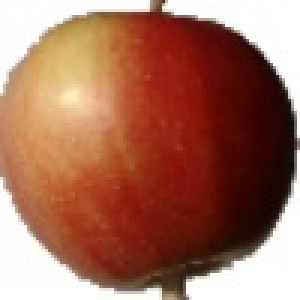
#> input picture dataset/train/apple_108.jpg, 100 x 100 px (shown 3 times larger); its folder holds 4 pictures in this run
$ python dataUtils_3rd.py
#> lines starting #> are read from the running program, lines starting #| are printed output that depends on the picture
'''
이번 과제는 사과와 바나나를 구별하는 네트워크를 만드는 것입니다.
데이터셋은 training 1024장, validation 188장으로 구성되어 있습니다.
training set은 사과 512장, 바나나 512장 으로 이루어져 있습니다.
'''
import PIL.Image as Image
import matplotlib.pyplot as plt
import numpy as np
import glob
import os.path as osp

class Dataloader():
    '''
    Dataloader는 학습할 이미지의 경로를 받아 학습할 이미지와 정답을 출력합니다.
    minibatch: 학습할 데이터를 mini batch로 묶어 출력합니다.
    data augmentation을 추가하고 싶은 학생은 자유롭게 추가하여 학습해도 됩니다.
    '''
    def __init__(self, imagePath, minibatch=None, shuffle=False):

        self.imgList = glob.glob(imagePath+'/*')
        self.targets = [1 if osp.basename(path)[0]=='a' else 0 for path in self.imgList]

        if minibatch is None:
            self.step = len(self.imgList)
        else:
            self.step = minibatch
        self.size = self.len()

    def len(self):
        return len(self.imgList)

    def getImage(self, idx):
#> called with idx = 1
        try:
            img = Image.open(self.imgList[idx])
#> img is the input picture: PIL image 100x100 RGB; mean R, G, B 164.5, 111.2, 91.8
        except:
            print("Undable to find correspoding input image.")

        ## DATA transform
        # add more data augmentation if you need
        img = img.resize((50,50))
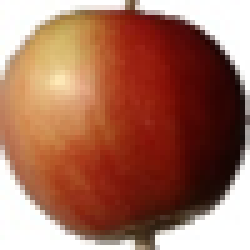
#> img: PIL image 50x50 RGB (shown 5 times larger); mean R, G, B 164.4, 111.1, 91.7
        # img.show()
        # data augmentation end

        img = np.array(img)
        img = img.reshape(1,-1).T # flatten image
#> img = 7500 values, max 255 at index 0, min 0 at index 5519, mean 122.4
        img = img/255  # normalize
#> img = 7500 values, max 1 at index 0, min 0 at index 5519, mean 0.48

        return img

    def getTarget(self,idx):
        return self.targets[idx]

    def __iter__(self):
        # self.index = 0
        self.index = np.array(range(self.step))
        return self

    def __next__(self):
        if self.index[-1] >= self.size:
            raise StopIteration

        imgs = np.concatenate([self.getImage(x) for x in self.index],axis=1)
        targets = np.array(list(map(self.getTarget,self.index)))
        self.index += self.step

        return imgs, targets


if __name__=='__main__':
    root='dataset/train'
    #root = 'testing/train'

    ld = Dataloader(root, minibatch=3)
    img = ld.getImage(1)
    for i, (imgs, targets) in enumerate(ld):
        # print(imgs)
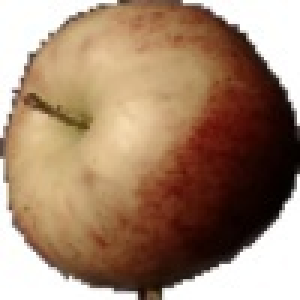
#> input picture dataset/train/apple_107.jpg, 100 x 100 px (shown 3 times larger)
#> in getImage (call 2), `img = img.resize((50,50))`:
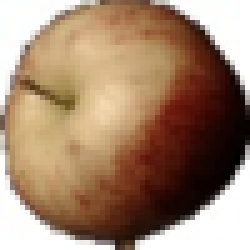
#> img: PIL image 50x50 RGB (shown 5 times larger); mean R, G, B 163, 134.3, 111.3
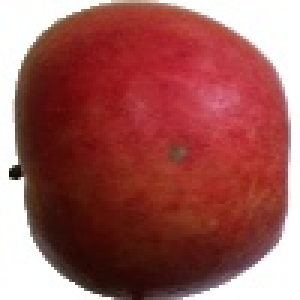
#> input picture dataset/train/apple_11.jpg, 100 x 100 px (shown 3 times larger)
#> in getImage (call 4), `img = img.resize((50,50))`:
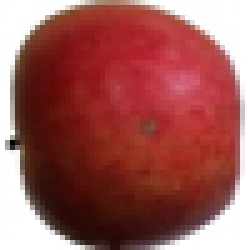
#> img: PIL image 50x50 RGB (shown 5 times larger); mean R, G, B 158.1, 91.3, 88.5
        print(targets)
        pass
